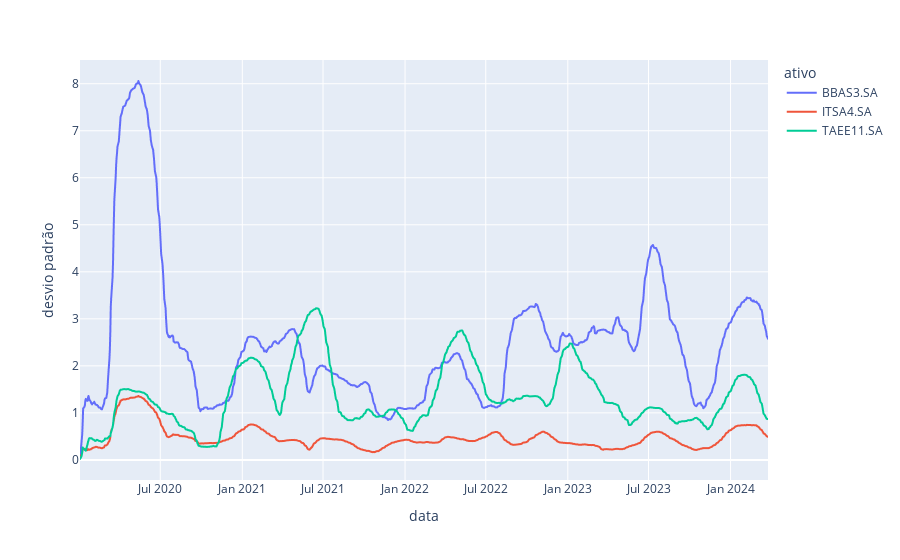

This figure's notebook cell:
### Markdown cell above
4. Monte um gráfico de linhas para os desvios padrão em janela móvel

### Code cell
va_fecha_vertical_dp = va_fecha_dp.stack().reset_index()
va_fecha_vertical_dp.columns = ['data', 'ativo', 'desvio padrão']

fig = px.line(va_fecha_vertical_dp, x="data", y="desvio padrão", color='ativo')
fig.show()

### Figure 1 — Plotly figure (JSON) as saved in the notebook; plotly's stock layout.template omitted (floating-point values rounded to 4 significant figures; data arrays with more than 128 entries replaced by an {"elided": "..."} marker saying what was removed)
{"data": [{"hovertemplate": "ativo=BBAS3.SA<br>data=%{x}<br>desvio padrão=%{y}<extra></extra>", "legendgroup": "BBAS3.SA", "line": {"color": "#636efa", "dash": "solid"}, "marker": {"symbol": "circle"}, "mode": "lines", "name": "BBAS3.SA", "showlegend": true, "type": "scattergl", "x": {"elided": "1050 str values"}, "xaxis": "x", "y": {"elided": "1050 float values"}, "yaxis": "y"}, {"hovertemplate": "ativo=ITSA4.SA<br>data=%{x}<br>desvio padrão=%{y}<extra></extra>", "legendgroup": "ITSA4.SA", "line": {"color": "#EF553B", "dash": "solid"}, "marker": {"symbol": "circle"}, "mode": "lines", "name": "ITSA4.SA", "showlegend": true, "type": "scattergl", "x": {"elided": "1050 str values"}, "xaxis": "x", "y": {"elided": "1050 float values"}, "yaxis": "y"}, {"hovertemplate": "ativo=TAEE11.SA<br>data=%{x}<br>desvio padrão=%{y}<extra></extra>", "legendgroup": "TAEE11.SA", "line": {"color": "#00cc96", "dash": "solid"}, "marker": {"symbol": "circle"}, "mode": "lines", "name": "TAEE11.SA", "showlegend": true, "type": "scattergl", "x": {"elided": "1050 str values"}, "xaxis": "x", "y": {"elided": "1050 float values"}, "yaxis": "y"}], "layout": {"autosize": true, "legend": {"title": {"text": "ativo"}, "tracegroupgap": 0}, "margin": {"t": 60}, "xaxis": {"anchor": "y", "autorange": true, "domain": [0, 1], "range": ["2020-01-03", "2024-03-25"], "title": {"text": "data"}, "type": "date"}, "yaxis": {"anchor": "x", "autorange": true, "domain": [0, 1], "range": [-0.4277, 8.505], "title": {"text": "desvio padrão"}, "type": "linear"}}}
